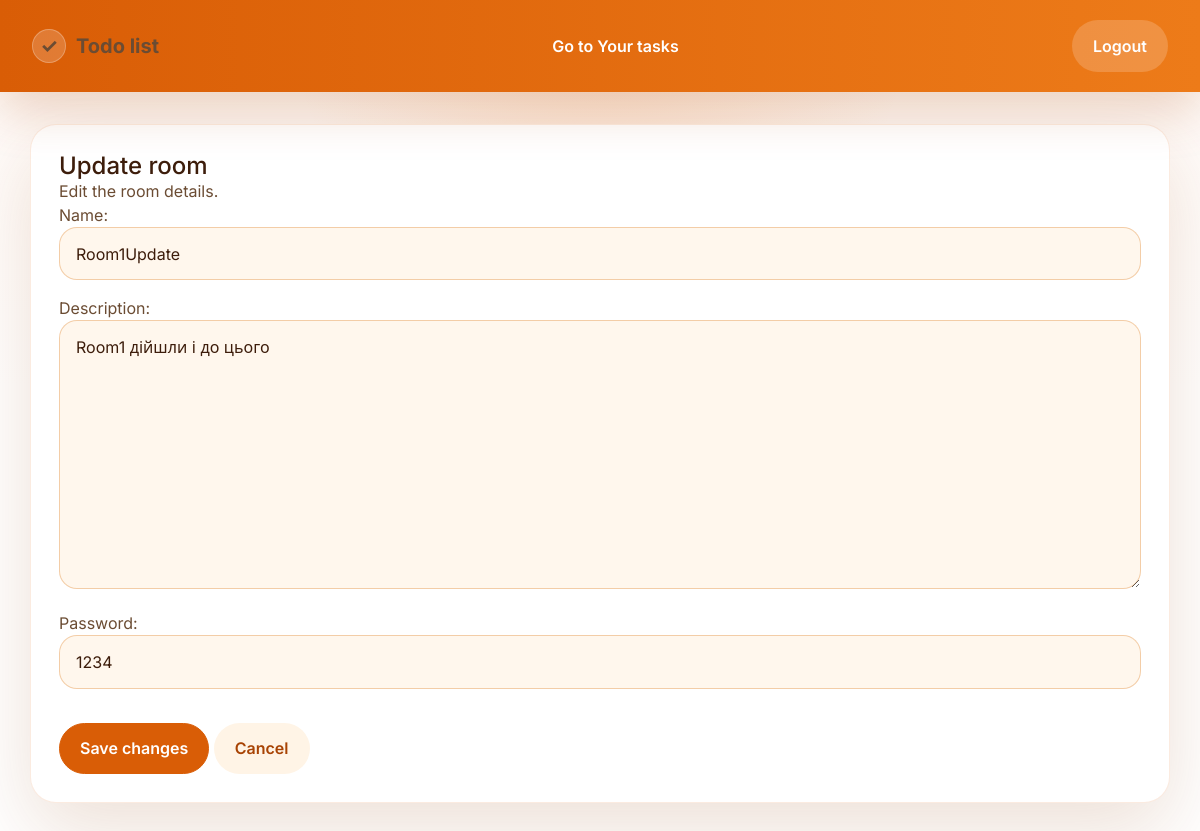
The page /rooms/update_room/1/ (signed in) on the database its author committed.
### tasks/models.py (models this page shows, shortened)
class Room(models.Model):
    host = models.ForeignKey(User, on_delete=models.CASCADE, null=True)
    name = models.CharField(max_length=100)
    description = models.TextField(max_length=500, blank=True)
    password = models.CharField(max_length=120, null=True, blank=True)
    participants = models.ManyToManyField(User, related_name="joined_rooms", blank=True)
    time_created = models.DateTimeField(auto_now_add=True)

### rooms/views.py (the view)
# urls.py: path("update_room/<str:pk>/", views.updateroom, name="update_room"),
@login_required(login_url="login")
def updateroom(request, pk):
    room = Room.objects.get(id=pk)
    if request.method == "POST":
        form = RoomForm(request.POST, instance=room)
        if form.is_valid():
            form.save()
            return redirect("rooms_home")
    else:
        form = RoomForm(instance=room)
    context = {"room": room, "form": form}
    return render(request, "rooms/update_room.html", context)

### rooms/forms.py
class RoomForm(forms.ModelForm):
    class Meta:
        model = Room
        fields = ["name", "description", "password"]

### rooms/templates/rooms/update_room.html (shortened to what this page needs)
{% extends 'rooms_main.html' %}
{% block content %}
<section class="form-card">
  <h1 class="panel-title">Update room</h1>
  <p class="panel-subtitle">Edit the room details.</p>
  <form method="POST">
    {{ form.as_p }}
    <button type="submit" class="btn btn-primary">Save changes</button>
    <a href="{% url 'rooms_home' %}" class="btn btn-secondary">Cancel</a>
  </form>
</section>
{% endblock content %}

### static/styles/style.css (style rules this page uses)
:root { --bg: #fff6f0; --bg-strong: #ffe6cc; --surface: #ffffff; --surface-soft: #fff2e8; --border: #f6a86a; --brand: #d95d06; --brand-dark: #a84304; --brand-soft: #ffb476; --text: #3d1d0b; --text-secondary: #6b4c33; --shadow: 0 28px 80px rgba(142, 63, 5, 0.16); }
* { box-sizing: border-box; }
html { scroll-behavior: smooth; }
body { margin: 0; min-height: 100vh; background: radial-gradient(circle at top, rgba(246, 125, 31, 0.18), transparent 30%), linear-gradient(180deg, #fff9f5 0%, #fff 45%, #fff 100%); color: var(--text); font-family: "Inter", system-ui, -apple-system, BlinkMacSystemFont, "Segoe UI", sans-serif; }
a { color: inherit; text-decoration: none; transition: color 0.2s ease, transform 0.2s ease; }
button, input, textarea, select { font: inherit; }
.nav-button, .btn { display: inline-flex; align-items: center; justify-content: center; gap: 0.5rem; padding: 0.8rem 1.25rem; border-radius: 999px; border: 1px solid transparent; font-weight: 600; cursor: pointer; transition: transform 0.15s ease, box-shadow 0.15s ease, background 0.15s ease; }
.btn-primary, .btn-primary:focus, .btn-primary:hover { color: white; background: var(--brand); border-color: var(--brand); }
.btn-secondary, .btn-secondary:hover { color: var(--brand-dark); background: #fff4e6; border-color: transparent; }
.panel-title { margin: 0; font-size: clamp(1.4rem, 2vw, 1.9rem); }
.panel-subtitle { margin: 0; color: var(--text-secondary); }
.form-card { background: var(--surface); border-radius: 26px; border: 1px solid rgba(217, 93, 6, 0.12); padding: 28px; box-shadow: var(--shadow); }
.form-card button, .form-card a { margin-top: 18px; }
input, textarea, select { width: 100%; padding: 0.85rem 1rem; border-radius: 18px; border: 1px solid rgba(225, 144, 63, 0.4); background: rgba(255, 247, 237, 0.95); color: var(--text); outline: none; transition: border 0.2s ease, box-shadow 0.2s ease; }
h1, h2, h3, h4, h5 { color: var(--text); line-height: 1.1; margin: 0 0 1rem; }
p, label, span, li { color: var(--text-secondary); }

### rows shown on the page
Room: name "Room1Update", description "Room1 дійшли і до цього", password "1234"
